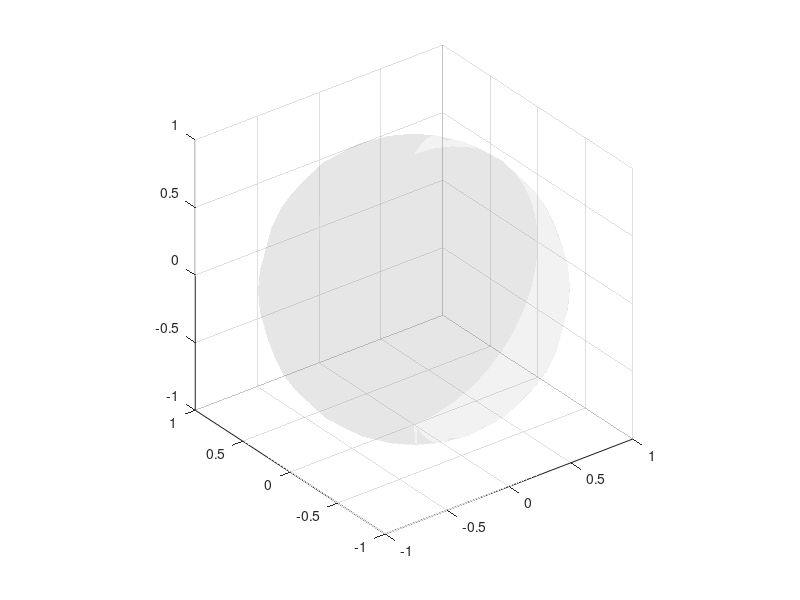

This chart was generated by the following MATLAB code: (Note: this script raises an error after producing the figure.)
%% Initial Problem
rb = [cosd(45); sind(45); 0];
r1 = [1; 0; 0];
r2 = [0; 1; 0];
theta = 50;
M1 = [r1*rb' + rb*r1' - (rb'*r1 + cosd(theta))*eye(3), cross(rb, r1); cross(rb, r1)', rb'*r1 - cosd(theta)];
M2 = [r2*rb' + rb*r2' - (rb'*r2 + cosd(theta))*eye(3), cross(rb, r2); cross(rb, r2)', rb'*r2 - cosd(theta)];

figure(1); clf;
[s1, s2, s3] = sphere(20);
surf(s1, s2, s3, 'FaceColor', [0.5 0.5 0.5], 'FaceAlpha', 0.1, 'EdgeAlpha', 0.5); hold on; axis equal;
[c1, c2, c3] = cylinder(sind(theta), 40);
c1(1,:) = 0;
c2(1,:) = 0;
c3(2,:) = c3(2,:)*cosd(theta);
c_all = [c1(:)'; c2(:)'; c3(:)'];
c_new = RotQ(c_all, [0; sin(pi/4); 0; cos(pi/4)]); % rotate the +z axis to the +x axis
d1 = reshape(c_new(1,:), size(c1));
d2 = reshape(c_new(2,:), size(c2));
d3 = reshape(c_new(3,:), size(c3));
surf(d1, d2, d3, 'FaceColor', 'r', 'FaceAlpha', 0.5, 'LineWidth', 2, 'EdgeColor', 'r', 'EdgeAlpha', 0);

c_new = RotQ(c_all, [-sin(pi/4); 0; 0; cos(pi/4)]); % rotate the +z axis to the +y axis
d1 = reshape(c_new(1,:), size(c1));
d2 = reshape(c_new(2,:), size(c2));
d3 = reshape(c_new(3,:), size(c3));
surf(d1, d2, d3, 'FaceColor', [1; 0.5; 0], 'FaceAlpha', 0.5, 'LineWidth', 2, 'EdgeColor', 'r', 'EdgeAlpha', 0);

xlabel x; ylabel y;
view(132, 16);

%% Expert Solution
q0 = [0.18; -0.18; 0; 0.96];
q_crit = fsolve(@(q) [q'*M1*q; q'*M2*q; norm(q)-1], q0);

vc = RotQ(rb, q_crit);
% plot3([0 vc(1)], [0 vc(2)], [0 vc(3)], 'm', 'LineWidth', 2);
theta3 = round(asind(vc(3)))+1;
r3 = [vc(1:2); 0]; r3 = r3/norm(r3);
M3 = [r3*rb' + rb*r3' - (rb'*r3 + cosd(theta3))*eye(3), cross(rb, r3); cross(rb, r3)', rb'*r3 - cosd(theta3)];

if 0
[c1, c2, c3] = cylinder(sind(theta3), 40);
c1(1,:) = 0;
c2(1,:) = 0;
c3(2,:) = c3(2,:)*cosd(theta3);
c_all = [c1(:)'; c2(:)'; c3(:)'];
c_new = RotQ(c_all, [-sin(pi/4)/sqrt(2); sin(pi/4)/sqrt(2); 0; cos(pi/4)]); % rotate the +z axis to the +x axis
d1 = reshape(c_new(1,:), size(c1));
d2 = reshape(c_new(2,:), size(c2));
d3 = reshape(c_new(3,:), size(c3));
surf(d1, d2, d3, 'FaceColor', 'g', 'FaceAlpha', 0.5, 'LineWidth', 2, 'EdgeColor', 'r', 'EdgeAlpha', 0);
end

%% Numerical Solution
% vset = [0.636100 0.618349 -0.461543 0.034907;
%         0.636100 0.618349 0.461543 0.034907]; % Case 1
% vset = [0.707815  0.704394  -0.053169 0.436332;
%         0.711703  0.700292  0.055401 0.436332]; % Case 2
% vset = [0.706744  0.707451  0.005064 0.471239]; % Case 3
vset = load('data/vectors.dat');

for i=1:size(vset, 1)
    v = vset(i,1:3)';
    theta3 = vset(i,4)*180/pi;
    M3 = [v*rb' + rb*v' - (rb'*v + cosd(theta3))*eye(3), cross(rb, v); cross(rb, v)', rb'*v - cosd(theta3)];
    [c1, c2, c3] = cylinder(sind(theta3), 40);
    c1(1,:) = 0;
    c2(1,:) = 0;
    c3(2,:) = c3(2,:)*cosd(theta3);
    c_all = [c1(:)'; c2(:)'; c3(:)'];
    a = cross([0;0;1],v);
    phi = acos(v(3)/norm(v));
    c_new = RotQ(c_all, [a/norm(a)*sin(phi/2); cos(phi/2)]);
    d1 = reshape(c_new(1,:), size(c1));
    d2 = reshape(c_new(2,:), size(c2));
    d3 = reshape(c_new(3,:), size(c3));
    surf(d1, d2, d3, 'FaceColor', [.5; 0.25; 0], 'FaceAlpha', 0.5, 'LineWidth', 2, 'EdgeColor', 'r', 'EdgeAlpha', 0);
end

colors = 'bg';
for i=1:size(vset,1)
    cluster = load(['data/cluster' num2str(i+1) '.dat']);
    vcluster = zeros(3,length(cluster));
    for j=1:length(cluster)
        vcluster(:,j) = RotQ(rb, cluster(j,1:4)');
    end
    plot3(vcluster(1,:), vcluster(2,:), vcluster(3,:), '.', 'Color', colors(i));
end